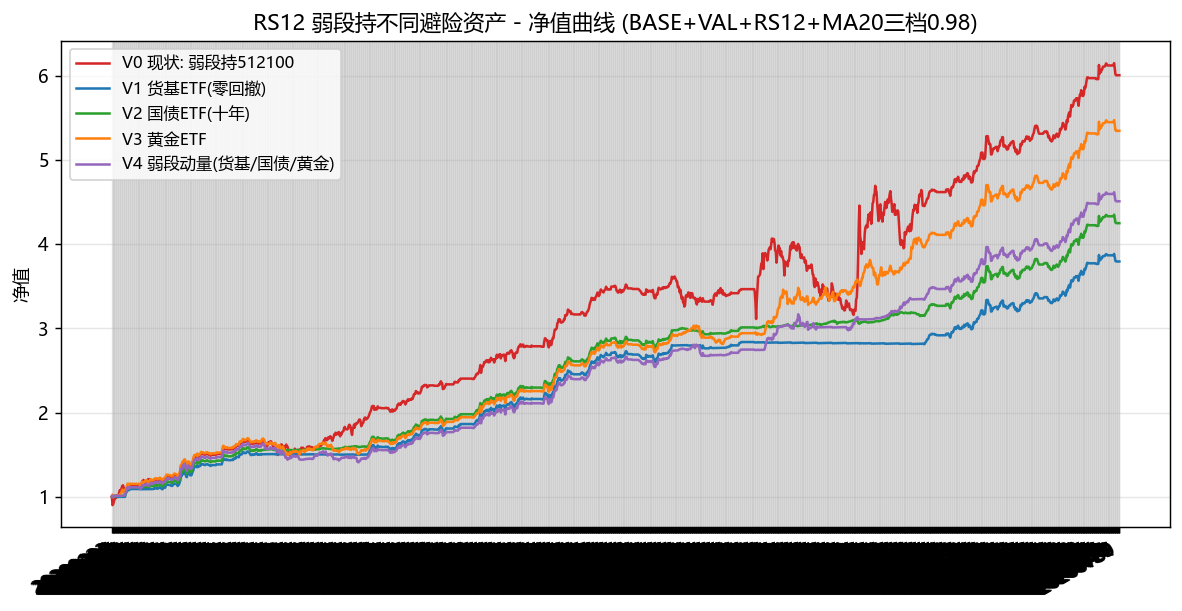

Reproduce this figure in Python.
# -*- coding: utf-8 -*-
"""
方向验证: RS12 弱市段"持 512100"改为持避险资产 (货基/国债/黄金/弱段动量), 是否更优

主策略: BASE+VAL Top50 + RS12 + MA20三档(0.98), 2020-2026
弱段(rs12_off)持有资产变体:
  V0 现状:     512100 (中证1000 ETF, 弱段也跌 -> 当前回撤下限来源)
  V1 货币ETF:  511990 价格 + 1.8%/年分红假设 (零回撤)
  V2 国债ETF:  511260 十年国债 (MaxDD 4.6%)
  V3 黄金ETF:  518880 (波动大, 检验是否真避险)
  V4 弱段动量: 弱段调仓日选过去20日最强避险资产 (货基/国债/黄金) 持有

数据: research/serve/data/etf/{code}.parquet (tushare fund_daily)
输出: research/factor_dic/results/defensive_asset_bt.txt
"""
import os
import sys

import numpy as np
import pandas as pd

ROOT = os.path.dirname(os.path.dirname(os.path.dirname(os.path.abspath(__file__))))
if ROOT not in sys.path:
    sys.path.insert(0, ROOT)

from research.factor_dic import run_validation as rv
from research.factor_dic import combo_backtest as cb
from research.factor_dic import style_factors as sf
from research.factor_dic import risk_control_bt as rcb

ETF_DIR = os.path.join(os.path.dirname(os.path.abspath(__file__)), "..", "serve", "data", "etf")
OUT_DIR = rv.OUT_DIR
DEEP = 0.98
MM_ANNUAL = 0.018  # 货币ETF 分红年化假设
COST = rv.COST_BPS / 10000.0  # 20bps 双边


def load_asset_ret(code, idx_dir=False):
    if idx_dir:
        # 512100 在 IDX_DIR, 已有 pct_chg 列
        df = pd.read_parquet(os.path.join(rv.IDX_DIR, f"{code}.parquet"))
        df["trade_date"] = df["trade_date"].astype(str).str[:8]
        df = df.set_index("trade_date").sort_index()
        return df["pct_chg"] / 100.0
    fp = os.path.join(ETF_DIR, f"{code}.parquet")
    df = pd.read_parquet(fp)
    df = df.reset_index()
    if "trade_date" not in df.columns:
        df.columns = ["trade_date", "close"]
    df["trade_date"] = df["trade_date"].astype(str).str[:8]
    s = df.set_index("trade_date")["close"].pct_change().dropna()
    return s


def stats(pr, per_year=242.0):
    pr = pr.dropna()
    if len(pr) < 30:
        return None
    nav = (1 + pr).cumprod()
    years = len(pr) / per_year
    cagr = nav.iloc[-1] ** (1 / years) - 1
    sharpe = pr.mean() / (pr.std(ddof=1) + 1e-12) * np.sqrt(per_year)
    mdd = ((nav.cummax() - nav) / nav.cummax()).max()
    return cagr, sharpe, mdd, cagr / mdd if mdd > 0 else np.nan


def main():
    trade_dates = rv.load_trade_dates()
    dates_idx = pd.Index(trade_dates)
    months = {d[:6]: d for d in trade_dates if d[:4] >= str(rv.START_YEAR)}
    rebal = sorted(months.values())[:-1]

    all_codes = set()
    for rb in rebal:
        m = rv.load_index_weight(rb)
        if m:
            all_codes |= m
    all_codes = sorted(all_codes)

    stocks, pct_df, _, _, _ = rv.load_panels(trade_dates, all_codes, None)
    ret_1m, ivol, turn, fwd = cb.build_price_factors(stocks, all_codes)
    val_map = sf.load_valuation(rebal, all_codes)
    funda_map = sf.build_funda_pit(rebal, all_codes)
    panels = sf.build_factors(val_map, funda_map, rebal)

    sml = rcb.load_idx("000852.SH")
    big = rcb.load_idx("000300.SH")
    ratio = sml["close"] / big["close"].reindex(sml.index)
    sig_rs12 = ((ratio / ratio.shift(240)).rolling(5).mean() - 1.0 > 0).reindex(rebal)
    idx_close = sml["close"]
    ma20 = idx_close.rolling(20).mean()
    ma20_w = pd.Series(1.0, index=sml.index)
    c, m = idx_close, ma20
    ma20_w[c < m] = 0.5
    ma20_w[c < DEEP * m] = 0.0

    # 弱段资产日收益 (对齐到 trade_dates)
    etf1000 = load_asset_ret("512100.SH", idx_dir=True)
    mm = load_asset_ret("511990.SH") + MM_ANNUAL / 242.0
    bond = load_asset_ret("511260.SH")
    gold = load_asset_ret("518880.SH")

    def asset_grid(dates):
        return {d: a.reindex(dates).ffill().fillna(0.0).values for d, a in [
            ("512100", etf1000), ("货基", mm), ("国债", bond), ("黄金", gold)]}

    grid = asset_grid(dates_idx)
    ma20_w_arr = ma20_w.reindex(dates_idx).ffill().fillna(1.0)

    # 弱段动量: 调仓日选过去20日最强(货基/国债/黄金), 持有到下次调仓
    mom_series = pd.Series(0.0, index=dates_idx)
    for i, rb in enumerate(rebal):
        if sig_rs12.loc[rb]:
            continue
        rb_next = rebal[i + 1] if i + 1 < len(rebal) else dates_idx[-1]
        prev = dates_idx[dates_idx < rb][-20:]
        if len(prev) < 5:
            continue
        scores = {}
        for nm, a in [("货基", mm), ("国债", bond), ("黄金", gold)]:
            scores[nm] = float(a.reindex(prev).prod())
        best = max(scores, key=scores.get)
        seg = dates_idx[(dates_idx > rb) & (dates_idx <= rb_next)]
        if len(seg):
            src = {"货基": mm, "国债": bond, "黄金": gold}[best]
            mom_series.loc[seg] = src.reindex(seg).ffill().fillna(0.0).values

    variants = [
        ("V0 现状: 弱段持512100", grid["512100"]),
        ("V1 货基ETF(零回撤)", grid["货基"]),
        ("V2 国债ETF(十年)", grid["国债"]),
        ("V3 黄金ETF", grid["黄金"]),
        ("V4 弱段动量(货基/国债/黄金)", mom_series.values),
        ("V5 货基50%+国债50%", 0.5 * grid["货基"] + 0.5 * grid["国债"]),
        ("V6 货基25%+国债75%", 0.25 * grid["货基"] + 0.75 * grid["国债"]),
        ("V7 货基75%+国债25%", 0.75 * grid["货基"] + 0.25 * grid["国债"]),
        ("V8 货基33%+国债33%+黄金33%", (grid["货基"] + grid["国债"] + grid["黄金"]) / 3.0),
    ]

    lines = []
    lines.append("=" * 96)
    lines.append("方向验证: RS12 弱段持避险资产 (BASE+VAL+RS12+MA20三档0.98, 2020-2026)")
    lines.append(f"弱段口径: rs12_off 时持目标资产全额; 强段 = 组合 × MA20三档(deep={DEEP})")
    lines.append(f"货基收益: 511990 价格 + {MM_ANNUAL:.1%}/年分红假设 | 数据源: tushare fund_daily")
    lines.append("=" * 96)

    navs = {}

    # 主循环: 逐调仓日生成组合日收益 (与 risk_control_bt.py 同口径)
    comb_map = {}
    for i, rb in enumerate(rebal):
        members = rv.load_index_weight(rb)
        fvals = {}
        for code in members or []:
            f1, f2, ft = ret_1m.get(code), ivol.get(code), turn.get(code)
            fr = fwd.get(code)
            if fr is None or rb not in fr.index:
                continue
            row = {}
            if f1 is not None and rb in f1.index:
                row["ret_1m"] = f1.loc[rb]
            if f2 is not None and rb in f2.index:
                row["ivol"] = f2.loc[rb]
            if ft is not None and rb in ft.index:
                row["turn"] = ft.loc[rb]
            for pname in panels:
                p = panels[pname].get(rb)
                if p is not None and code in p.index:
                    v = p.loc[code]
                    if np.isfinite(v):
                        row[pname] = v
            if len(row) >= 3:
                fvals[code] = row
        if len(fvals) < rv.TOP_N:
            continue
        fdf = pd.DataFrame(fvals).T
        zdf = fdf.apply(sf.winsorize_series).apply(
            lambda s: (s - s.mean()) / (s.std() + 1e-8), axis=0)
        cols = sf.BASE_COLS + ["VAL"]
        has = zdf[cols].dropna()
        if len(has) < rv.TOP_N:
            continue
        scored = has.mean(axis=1).sort_values(ascending=False)
        top = scored.index[:rv.TOP_N].tolist()
        rb_next = rebal[i + 1] if i + 1 < len(rebal) else dates_idx[-1]
        hi, hn = dates_idx.searchsorted(rb), dates_idx.searchsorted(rb_next, side="right")
        hold = dates_idx[hi + 1:hn]
        if not len(hold):
            continue
        comb = pct_df.reindex(columns=top).reindex(hold).fillna(0.0) / 100.0
        comb_map[rb] = comb.mean(axis=1)

    for vname, varr in variants:
        pr = pd.Series(0.0, index=dates_idx)
        for i, rb in enumerate(rebal):
            rb_next = rebal[i + 1] if i + 1 < len(rebal) else dates_idx[-1]
            hi, hn = dates_idx.searchsorted(rb), dates_idx.searchsorted(rb_next, side="right")
            hold = dates_idx[hi + 1:hn]
            if not len(hold):
                continue
            if sig_rs12.loc[rb]:  # 强段: 组合 × MA20三档
                w_ = ma20_w_arr.reindex(hold).values
                pr.loc[hold] = (comb_map.get(rb, pd.Series(0.0, index=hold)) * w_).values
            else:  # 弱段: 持目标资产
                pr.loc[hold] = varr[dates_idx.get_indexer(hold)]
            pr.loc[hold[0]] = pr.loc[hold[0]] - COST  # 每次调仓 20bps

        pr = pr[pr.index >= rebal[0]]  # 去掉 2020 前的空段, 与主回测同起点
        navs[vname] = (1 + pr).cumprod()
        s = stats(pr)
        if s is None:
            continue
        cagr, sh, mdd, cm = s
        lines.append(f"{vname:<38} 年化{cagr:>7.2%}  Sharpe{sh:>6.2f}  MaxDD{mdd:>7.2%}  卡玛{cm:>6.2f}")

    # 分年度 (V0 vs V1)
    lines.append("\n分年度对比 (V0 现状 vs V5 货基50%+国债50%):")
    pr0 = pd.Series(0.0, index=dates_idx)
    pr1 = pd.Series(0.0, index=dates_idx)
    for i, rb in enumerate(rebal):
        rb_next = rebal[i + 1] if i + 1 < len(rebal) else dates_idx[-1]
        hi, hn = dates_idx.searchsorted(rb), dates_idx.searchsorted(rb_next, side="right")
        hold = dates_idx[hi + 1:hn]
        if not len(hold):
            continue
        if sig_rs12.loc[rb]:
            w_ = ma20_w_arr.reindex(hold).values
            pr0.loc[hold] = (comb_map.get(rb, pd.Series(0.0, index=hold)) * w_).values
            pr1.loc[hold] = pr0.loc[hold].values
        else:
            pr0.loc[hold] = grid["512100"][dates_idx.get_indexer(hold)]
            pr1.loc[hold] = (0.5 * grid["货基"] + 0.5 * grid["国债"])[dates_idx.get_indexer(hold)]
        pr0.loc[hold[0]] = pr0.loc[hold[0]] - COST
        pr1.loc[hold[0]] = pr1.loc[hold[0]] - COST
    pr0 = pr0[pr0.index >= rebal[0]]
    pr1 = pr1[pr1.index >= rebal[0]]
    for y in range(2020, 2027):
        ypr0 = pr0[pr0.index.str[:4] == str(y)]
        ypr1 = pr1[pr1.index.str[:4] == str(y)]
        if len(ypr0):
            r0, r1 = (1 + ypr0).prod() - 1, (1 + ypr1).prod() - 1
            lines.append(f"  {y}: 现状 {r0:>7.2%} | 货基 {r1:>7.2%}")

    text = "\n".join(lines) + "\n"
    print(text)
    fp = os.path.join(OUT_DIR, "defensive_asset_bt.txt")
    with open(fp, "w", encoding="utf-8") as fh:
        fh.write(text)
    print(f"[保存] {fp}")

    # ---------- 净值曲线图 ----------
    try:
        import matplotlib
        matplotlib.use("Agg")
        import matplotlib.pyplot as plt
        plt.rcParams["font.sans-serif"] = ["Microsoft YaHei", "SimHei"]
        plt.rcParams["axes.unicode_minus"] = False
        fig, ax = plt.subplots(figsize=(11, 5.5))
        colors = ["#d62728", "#1f77b4", "#2ca02c", "#ff7f0e", "#9467bd"]
        for (nm, nav), cc in zip(navs.items(), colors):
            ax.plot(nav.index, nav.values, label=nm, color=cc, lw=1.4)
        ax.set_title("RS12 弱段持不同避险资产 - 净值曲线 (BASE+VAL+RS12+MA20三档0.98)")
        ax.set_ylabel("净值")
        ax.legend(fontsize=9, loc="upper left")
        ax.grid(alpha=0.3)
        fig.autofmt_xdate()
        figfp = os.path.join(OUT_DIR, "defensive_asset_bt.png")
        fig.savefig(figfp, dpi=130, bbox_inches="tight")
        plt.close(fig)
        print(f"[保存] {figfp}")
    except Exception as e:
        print(f"[warn] 绘图失败: {e}")


if __name__ == "__main__":
    main()
